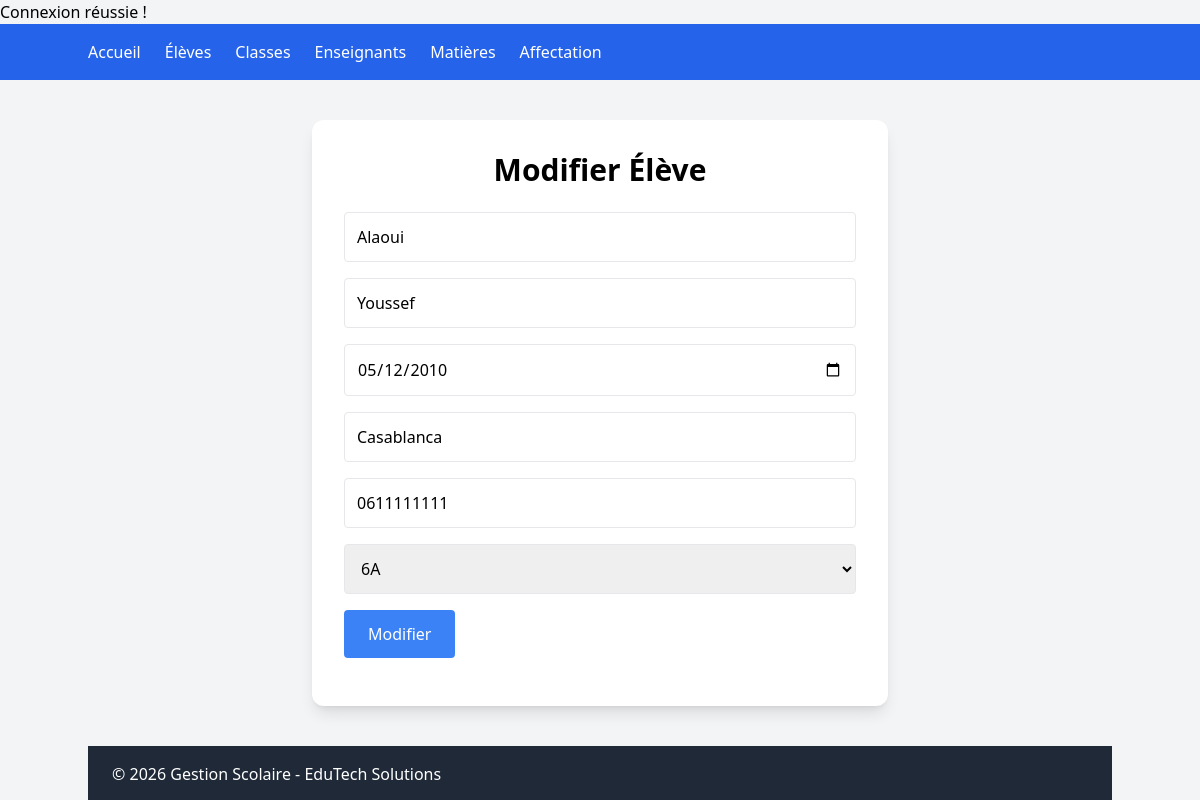
The app's page /eleves/modifier.php?id=1 with its own data.
### tables this page shows
CREATE TABLE `eleve` (
  `id_eleve` int(11) NOT NULL,
  `nom` varchar(50) NOT NULL,
  `prenom` varchar(50) NOT NULL,
  `date_naissance` date NOT NULL,
  `adresse` varchar(100) NOT NULL,
  `telephone` varchar(20) NOT NULL,
  `id_classe` int(11) NOT NULL
);

CREATE TABLE `classe` (
  `id_classe` int(11) NOT NULL,
  `nom_classe` varchar(50) NOT NULL,
  `niveau` varchar(50) NOT NULL
);

### eleves/modifier.php (the view, shortened to what this page needs)
<?php
include '../config/config.php';
include '../includes/header.php';
$id = $_GET['id'];
$classes = $pdo->query("SELECT * FROM classe");
$stmt = $pdo->prepare("
SELECT * FROM eleve
WHERE id_eleve=?
");
$stmt->execute([$id]);
$eleve = $stmt->fetch();
?>
<div class="max-w-xl mx-auto mt-10">
<div class="bg-white shadow-lg rounded-xl p-8">
<h1 class="text-3xl font-bold text-center mb-6">
Modifier Élève
</h1>
<form method="POST">
<input type="text" name="nom"
value="<?= $eleve['nom'] ?>"
class="w-full border rounded p-3 mb-4">
<input type="text" name="prenom"
value="<?= $eleve['prenom'] ?>"
class="w-full border rounded p-3 mb-4">
<input type="date" name="date_naissance"
value="<?= $eleve['date_naissance'] ?>"
class="w-full border rounded p-3 mb-4">
<input type="text" name="adresse"
value="<?= $eleve['adresse'] ?>"
class="w-full border rounded p-3 mb-4">
<input type="text" name="telephone"
value="<?= $eleve['telephone'] ?>"
class="w-full border rounded p-3 mb-4">
<select name="id_classe"
class="w-full border rounded p-3 mb-4">
<?php foreach($classes as $classe): ?>
<option
value="<?= $classe['id_classe'] ?>"
<?= $classe['id_classe'] == $eleve['id_classe'] ? 'selected' : '' ?>>
<?= $classe['nom_classe'] ?>
</option>
<?php endforeach; ?>
</select>
<button
name="modifier"
class="bg-blue-500 text-white px-6 py-3 rounded">
Modifier
</button>
</form>
</div>
</div>
<?php include '../includes/footer.php'; ?>

### records on screen
eleve: nom "Alaoui", prenom "Youssef", date_naissance "05/12/2010", adresse "Casablanca", telephone "0611111111", id_classe "6A"
